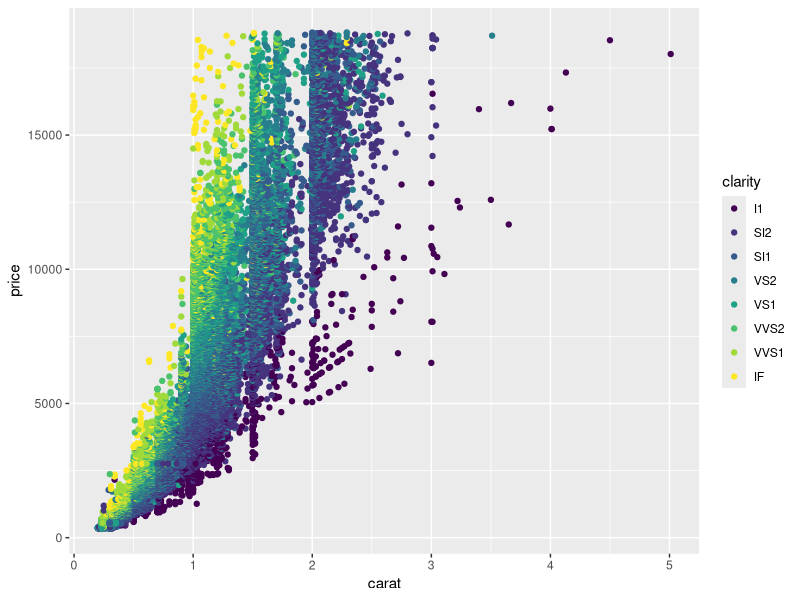
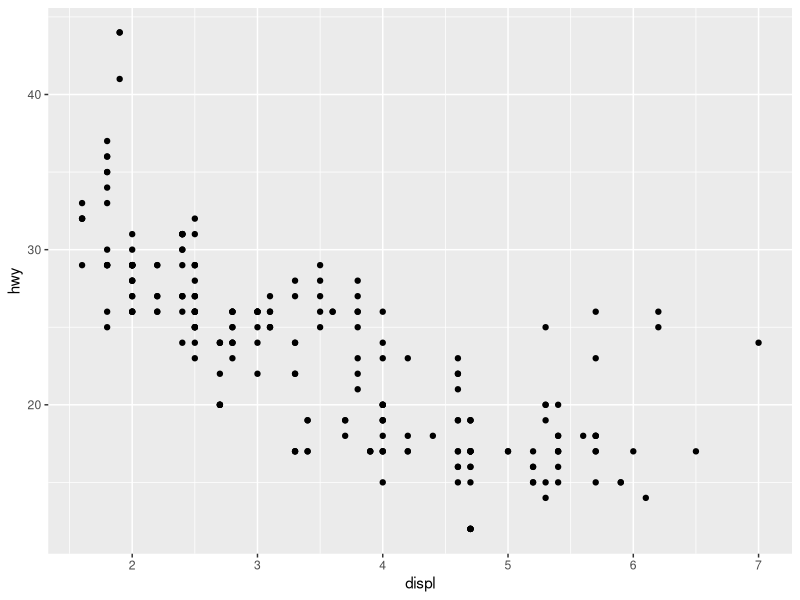
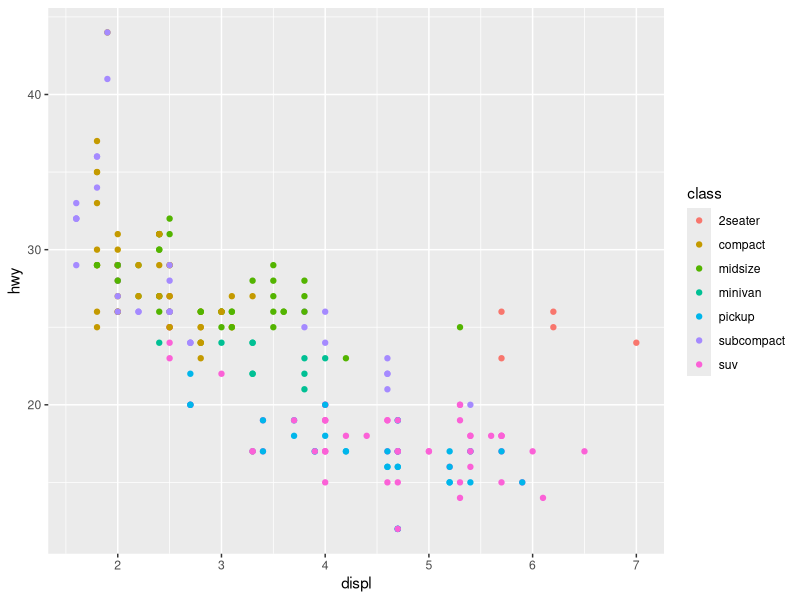
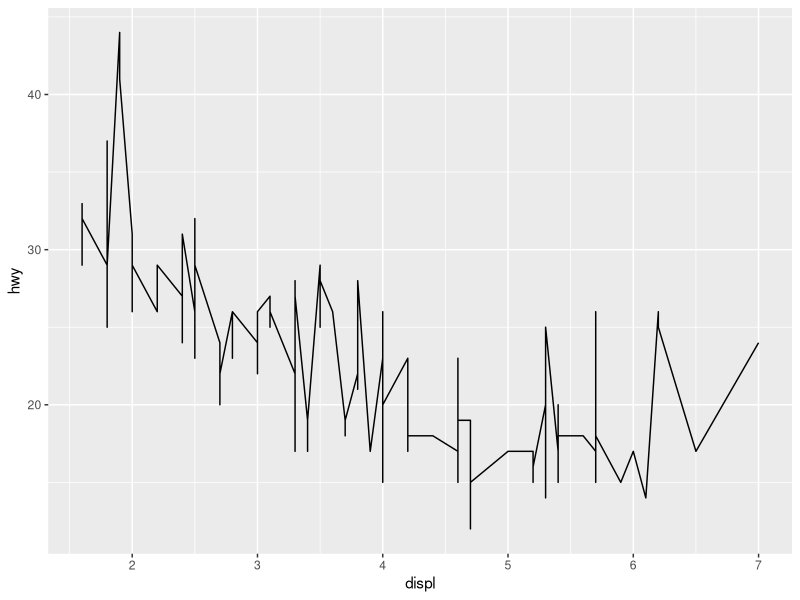
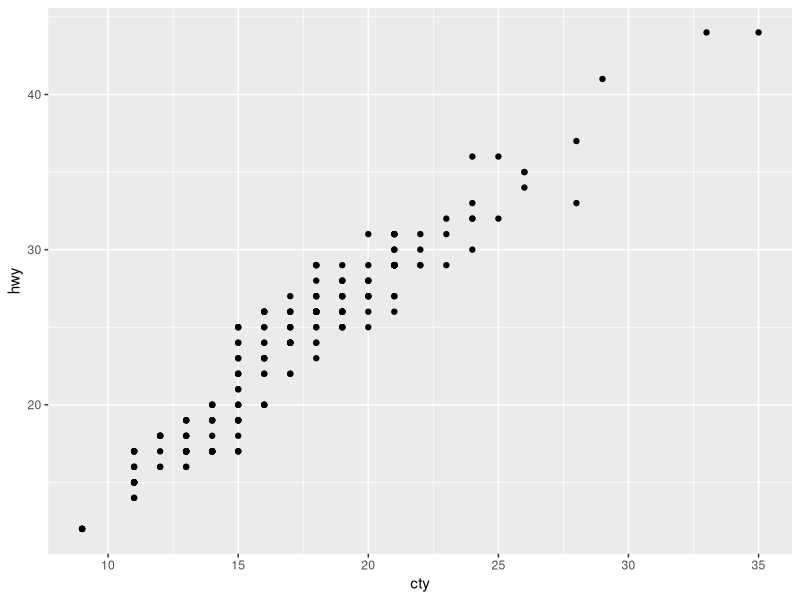
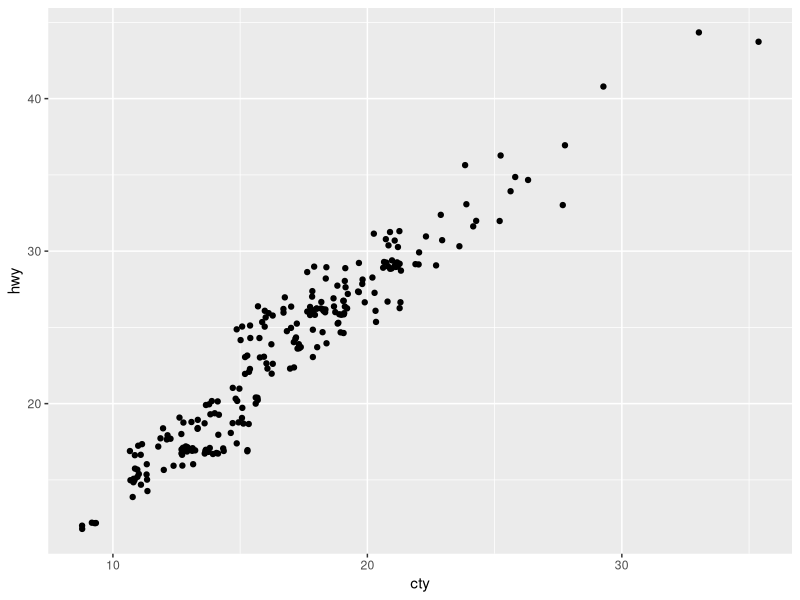
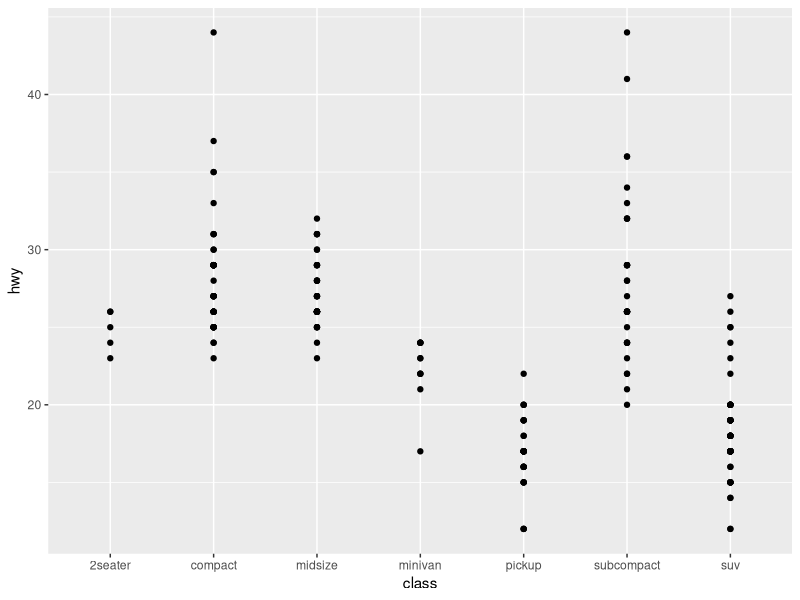
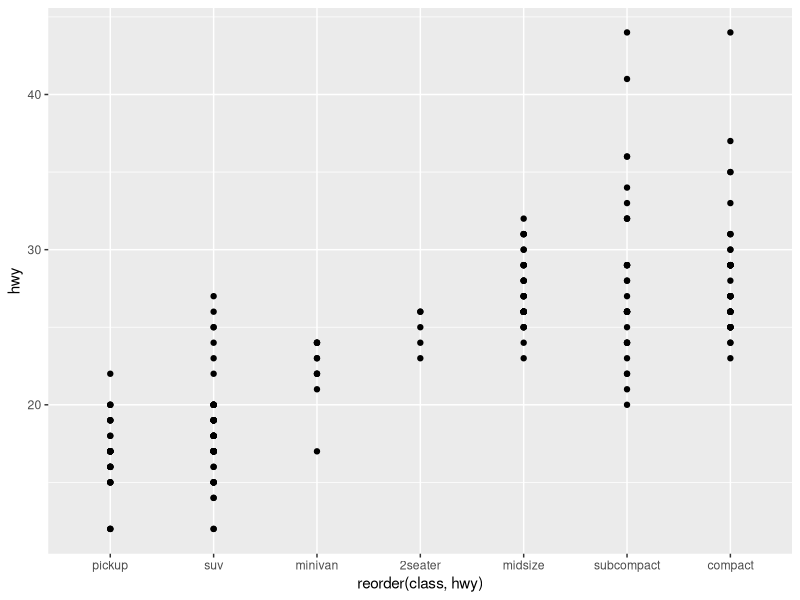

The R script that drew these images, in order: (Note: this script raises an error after producing the figures.)
#Vectores
1:10 * 2
1:10 * 1:5

#Data Frames
library(ggplot2)
head(diamonds)
str(diamonds)

#Indexar
diamonds[1:5, ]
diamonds[diamonds$x == diamonds$y, ]
diamonds[-(1:53929), c("carat", "price")]

#Datos Faltantes
sum(c(5, NA), na.rm = TRUE)
mean(c(5, NA), na.rm = TRUE)

#Ambiente Interactivo
a <- 10
(a <- 15)

qplot(carat, price, data = diamonds, colour = clarity)

#Funciones y Reglas de B??squeda L??xica
wtd_mean <- function(x, wt = rep(1, length(x))) {
  sum(x * wt) / sum(wt)
}
wtd_mean(1:10)
wtd_mean(1:10, 10:1)

#Ejemplo de funciones
#1
x <- 5
f <- function(){
  y <- 10
  c(x = x, y = y) 
}
rm(x, f)

#2
x <- 5
g <- function(){
  x <- 20
  y <- 10
  c(x = x, y = y)
}
g()

#3
x <- 5
h <- function(){
  y <- 10
  i <- function(){
    z <- 20
    c(x = x, y = y, z = z)
  }
  i() 
}
h()

#4
j <- function(){
  if (!exists("a")){
    a <- 5
  } else{
    a <- a + 1 
  }
  print(a) 
}
x <- 0
y <- 10
j()

#5
k <- function(){
  x <- 1
  function(){
    y <- 2
    x + y 
  }
}
k()

#Gr??ficas de Dispersi??n
library(ggplot2)

head(mpg)
str(mpg)
summary(mpg)

ggplot(mpg, aes(x = displ, y = hwy)) + 
  geom_point()

ggplot(mpg, aes(x = displ, y = hwy, color = class)) + 
  geom_point()

p <- ggplot(mpg, aes(x = displ, y = hwy))
p + geom_line() 

p <- ggplot(mpg, aes(x = cty, y = hwy))
p + geom_point() 

p + geom_jitter() 

ggplot(mpg, aes(x = class, y = hwy)) + 
  geom_point() 

ggplot(mpg, aes(x = reorder(class, hwy), y = hwy)) + 
  geom_point() 

ggplot(mpg, aes(x = reorder(class, hwy), y = hwy)) + 
  geom_jitter() 

ggplot(mpg, aes(x = reorder(class, hwy), y = hwy)) + 
  geom_boxplot() 

ggplot(mpg, aes(x = reorder(class, hwy), y = hwy)) + 
  geom_jitter() +
  geom_boxplot()

help (reorder)

ggplot(mpg, aes(x = reorder(class, hwy, median), y = hwy)) + 
  geom_boxplot() 

ggplot(mpg, aes(x = displ, y = hwy)) + 
  geom_jitter() +
  facet_wrap(~ cyl)

ggplot(mpg, aes(x = displ, y = hwy)) + 
  geom_jitter() +
  facet_grid(.~ class)

ggplot(mpg, aes(x = displ, y = hwy)) + 
  geom_jitter() +
  facet_grid(drv ~ class)

data(airquality)
ggplot(airquality, aes(x = Solar.R, y = Ozone)) + 
  geom_point() 

library(Hmisc)

airquality$Wind.cat <- cut2(airquality$Wind, g = 3) 
ggplot(airquality, aes(x = Solar.R, y = Ozone)) + 
  geom_point() +
  facet_wrap(~ Wind.cat)

ggplot(airquality, aes(x = Solar.R, y = Ozone)) + 
  geom_point() +
  facet_wrap(~ Wind.cat) + 
  geom_smooth(span = 3)

head(bnames)

bnames_John <- bnames[bnames$name == "John", ]
ggplot(bnames_John, aes(x = year, y = percent)) +
  geom_point()

ggplot(bnames_John, aes(x = year, y = percent, color = sex)) +
  geom_line()

###################################
######## TAREA ####################
###################################

library(ggplot2)
head(msleep)
str(msleep)
summary(msleep)
sapply(msleep, class)
names(msleep)


ggplot(msleep, aes(x = reorder(vore, sleep_total, median), y = sleep_total)) + 
  geom_boxplot() 

ggplot(msleep, aes(x = reorder(vore, awake, median), y = awake)) + 
  geom_boxplot() 

ggplot(msleep, aes(x = reorder(vore, sleep_rem, median), y = sleep_rem)) + 
  geom_boxplot() 

ggplot(msleep, aes(x = reorder(vore, sleep_cycle, median), y = sleep_cycle)) + 
  geom_boxplot() 

ggplot(msleep, aes(x = sleep_total, y = awake)) + 
  geom_jitter() +
  facet_grid(.~ vore)

ggplot(msleep, aes(x = sleep_total, y = sleep_rem)) + 
  geom_jitter() +
  facet_grid(.~ vore)+
 geom_smooth(stat = 'smooth')

ggplot(msleep, aes(x = brainwt, y = bodywt)) + 
  geom_jitter() +
  facet_grid(.~ vore)

help (geom_smooth)

library(Hmisc)

msleep$bodywt.cat <- cut2(msleep$bodywt, g = 9) 
ggplot(msleep, aes(x = sleep_total, y = sleep_rem)) + 
  geom_point() +
  facet_wrap(~ bodywt.cat)

msleep$bodywt.cat <- cut2(msleep$bodywt, g = 9) 
ggplot(msleep, aes(x = sleep_total, y = awake)) + 
  geom_point() +
  facet_wrap(~ bodywt.cat)
